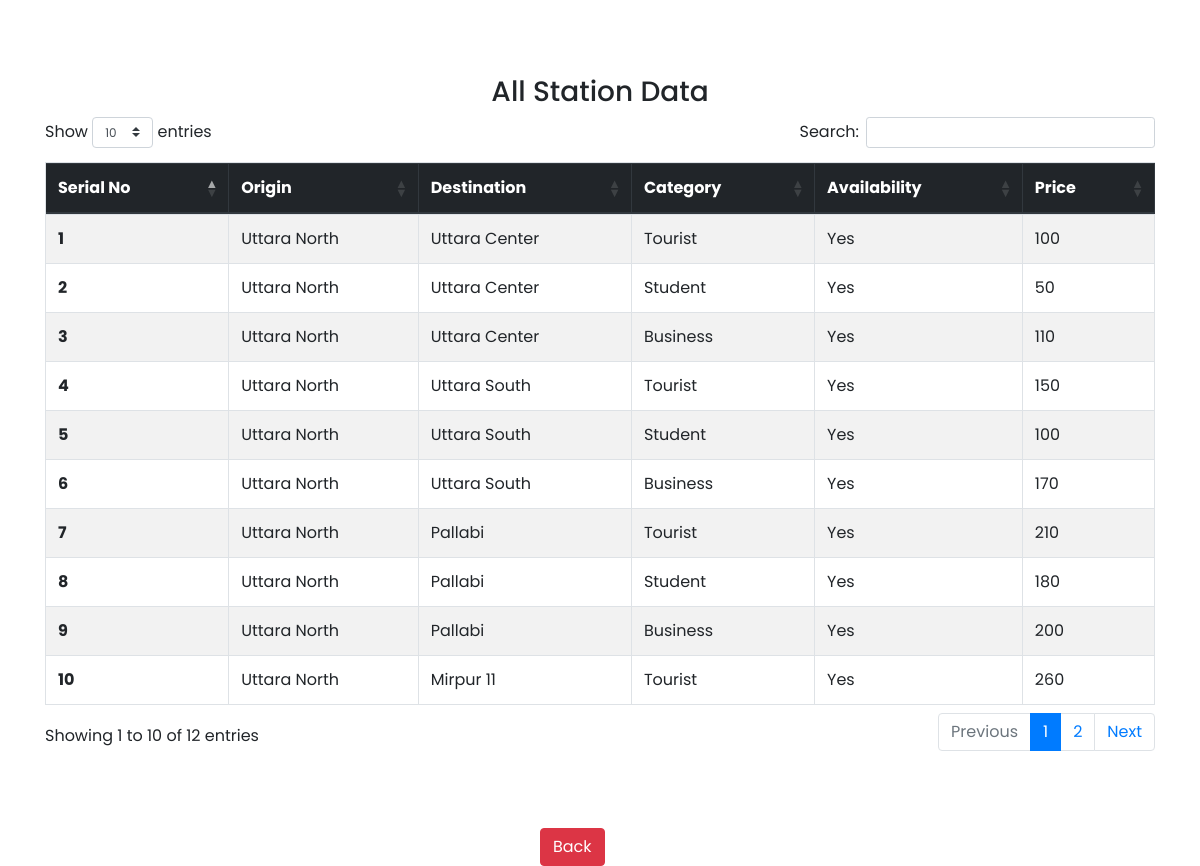
Page /availability.php on the committed database.
### tables this page shows
CREATE TABLE `station` (
  `id` int(15) NOT NULL,
  `origin` varchar(255) NOT NULL,
  `destination` varchar(255) NOT NULL,
  `category` varchar(255) NOT NULL,
  `availability` varchar(255) NOT NULL,
  `price` int(11) NOT NULL
);

### availability.php (the view, shortened to what this page needs)
<!DOCTYPE html>
<?php
  include "inc/header.php";
?>
</body>
 <section>
      <div class="container">
        <div class="row">
          <div class="col-md-12">
            <h3 class="text-center">All Station Data</h3>
            <table id="allCustomer" class="table table-bordered table-hover table-striped">
              <thead class="thead-dark">
                <tr>
                	<th scope="col">Serial No</th>
                  <th scope="col">Origin</th>
                  <th scope="col">Destination</th>
                  <th scope="col">Category</th>
                  <th scope="col">Availability</th>
                  <th scope="col">Price</th>
                </tr>
              </thead>
              <tbody>
                <?php
                  $sql = "SELECT * FROM station";
                  $allReservation = mysqli_query($conn, $sql);
                  $i = 0;
                  while( $row = mysqli_fetch_assoc($allReservation) ){
                      $origin      = $row['origin'];
                      $destination       = $row['destination'];
                      $category     = $row['category'];
                      $availability     = $row['availability'];
                      $price             = $row['price'];
                      $i++;
                    ?>
                      <tr>
                        <th scope="row"><?php echo $i; ?></th>
                        <td><?php echo $origin; ?></td>
                        <td><?php echo $destination; ?></td>
                        <td><?php echo $category; ?></td>
                        <td><?php echo $availability; ?></td>
                        <td><?php echo $price; ?></td>
                      </tr>
                  <?php  }
                  ?>
              </tbody>
            </table>
          </div>
        </div>
      </div>
    </section>
    <a href="header.php" style="margin-left: 45%;" class="btn btn-danger ">Back</a>
<?php
  include "inc/footer.php";
?>

### inc/header.php (shortened to what this page needs)
<!doctype html>
<html lang="en">
  <head>
    <link rel="stylesheet" href="https://stackpath.bootstrapcdn.com/bootstrap/4.5.0/css/bootstrap.min.css">
    <link rel="stylesheet" href="https://stackpath.bootstrapcdn.com/font-awesome/4.7.0/css/font-awesome.min.css">
    <link rel="stylesheet" type="text/css" href="https://cdnjs.cloudflare.com/ajax/libs/twitter-bootstrap/4.1.3/css/bootstrap.css">
    <link rel="stylesheet" type="text/css" href="https://cdn.datatables.net/1.10.21/css/dataTables.bootstrap4.min.css">
    <link rel="stylesheet" type="text/css" href="inc/style.css">
  </head>
  <body>

### inc/footer.php (shortened to what this page needs)
  </body>
</html>

### inc/style.css (style rules this page uses)
body { font-family: 'Poppins', sans-serif; }
section { padding: 75px 0; }

### rows in the picture
station: origin "Uttara North", destination "Uttara Center", category "Tourist", availability "Yes", price "100"
station: origin "Uttara North", destination "Uttara Center", category "Student", availability "Yes", price "50"
station: origin "Uttara North", destination "Uttara Center", category "Business", availability "Yes", price "110"
station: origin "Uttara North", destination "Uttara South", category "Tourist", availability "Yes", price "150"
station: origin "Uttara North", destination "Uttara South", category "Student", availability "Yes", price "100"
station: origin "Uttara North", destination "Uttara South", category "Business", availability "Yes", price "170"
station: origin "Uttara North", destination "Pallabi", category "Tourist", availability "Yes", price "210"
station: origin "Uttara North", destination "Pallabi", category "Student", availability "Yes", price "180"
station: origin "Uttara North", destination "Pallabi", category "Business", availability "Yes", price "200"
station: origin "Uttara North", destination "Mirpur 11", category "Tourist", availability "Yes", price "260"
